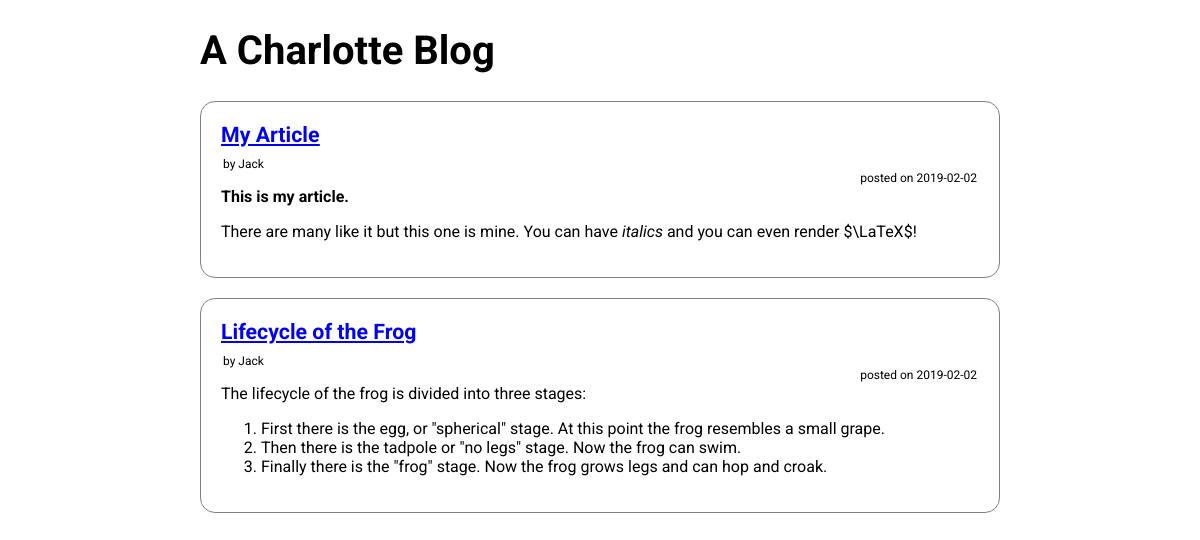
The page / on the database its author committed.
### tables this page shows
CREATE TABLE articles
            (
                id integer PRIMARY KEY,
                title text NOT NULL,
                author text,
                date date,
                slug text UNIQUE
            );

### app.py (the view)
@app.route("/")
def index():
    all_articles = articles.get_all_articles()
    print(all_articles)
    return render_template("index.html", articles=all_articles)

### app.py (called while the page is built)
@app.context_processor
def inject():
    return {
        "blog_name": settings.get_blog_name()
    }

### articles.py (called while the page is built)
def get_all_articles():
    connection = sqlite3.connect("database.db")
    cursor = connection.execute("SELECT id, title, author, date, slug FROM articles")
    rows = cursor.fetchall()
    connection.close()
    articles = []
    for row in rows:
        article_id, title, author, date, slug = row
        article = Article(article_id, title, author, date, slug)
        articles.append(article)
    return articles

    def get_raw_content(self):
        f = open("articles/{article_id}.md".format(article_id=self.id))
        content = f.read()
        f.close()
        return content

    def get_html(self):
        raw = self.get_raw_content()
        return markdown.markdown(raw)

### templates/index.html
{% extends "base.html" %}
{% block body %}
    {% for article in articles %}
    <article>
        <header>
            <h1><a href="/articles/{{article.slug}}">{{article.title}}</a></h1>
            <legend id="author">by {{article.author}}</legend>
            <legend id="date">posted on {{article.date}}</legend>
        </header>
        <main>
            {{article.get_html() | safe}}
        </main>
    </article>
    {% endfor %}
{% endblock %}

### templates/base.html (shortened to what this page needs)
<!DOCTYPE html>
<html>
    <head>
        <link rel="stylesheet" href="{{url_for('static', filename='style.css')}}" />
    </head>
    <body>
        <h1>{{blog_name}}</h1>
        {% block body %}
        {% endblock %}
    </body>
</html>

### static/style.css (style rules this page uses)
body { width: 800px; margin: auto; font-family: 'Roboto', sans-serif; }
h1 { font-size: 30pt; }
article { border: 1px solid grey; border-radius: 15px; padding: 20px; margin-bottom: 20px; }
article header { position: relative; }
article header h1 { font-size: 16pt; text-decoration: underline; margin-top: 0px; margin-bottom: 10px; }
article header legend { display: inline; font-size: 0.75em; }
article header legend#date { position: absolute; right: 0px; }
article main { text-align: justify; }

### rows shown on the page
articles: title "My Article", author "Jack", date "2019-02-02", get_html "This is my article. There are many like it but this one is mine. You can have italics and you can even render $\\LaTeX$!"
articles: title "Lifecycle of the Frog", author "Jack", date "2019-02-02", get_html "The lifecycle of the frog is divided into three stages: First there is the egg, or \"spherical\" stage. At this point the frog resembles a small grape. Then there is the tadpole or \"no legs\" stage. Now the frog can swim. Finally there is the \"frog\" stage. Now the frog grows legs and can hop and croak."

### other values the page prints
{{ blog_name }} "A Charlotte Blog"
